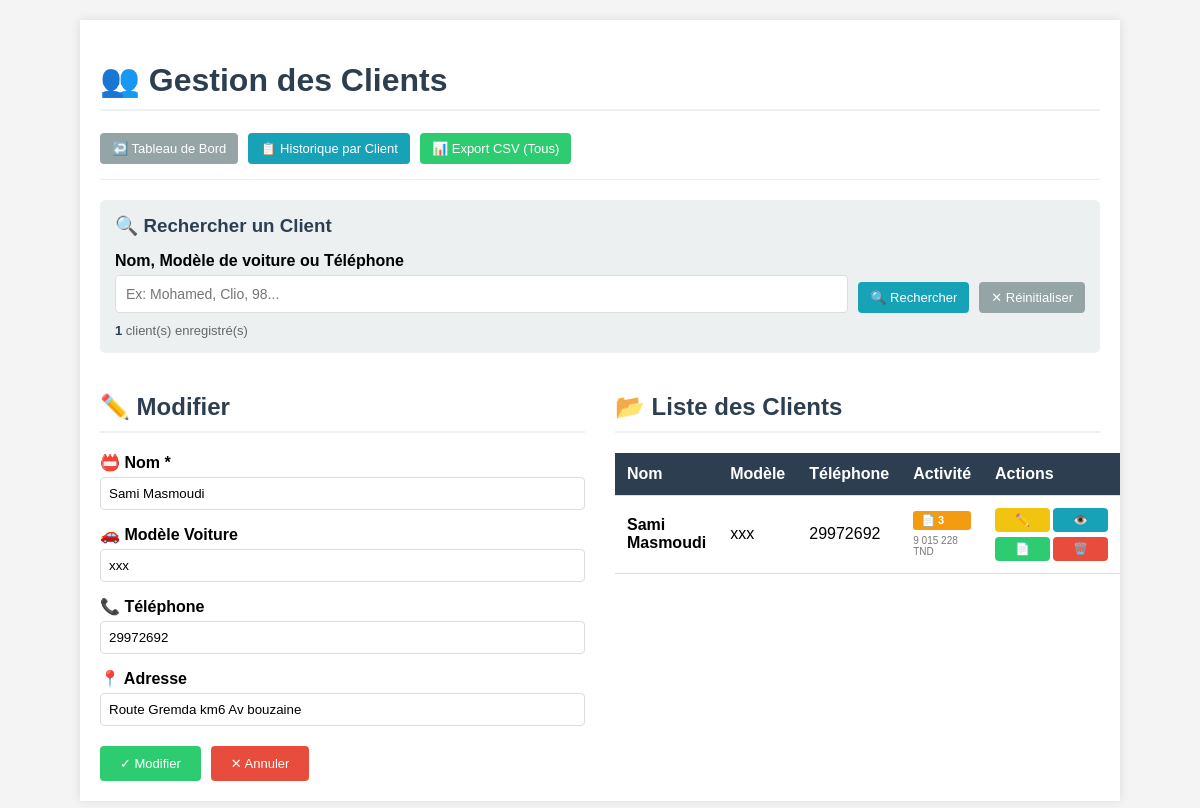
/index.php?route=clients_edit&id=1, run on the app's committed database.
### tables this page shows
CREATE TABLE IF NOT EXISTS `clients` (
  `id` int NOT NULL AUTO_INCREMENT,
  `name` varchar(100) NOT NULL,
  `car_model` varchar(100) DEFAULT NULL,
  `phone` varchar(20) DEFAULT NULL,
  `address` varchar(255) DEFAULT NULL,
  `created_at` timestamp NOT NULL DEFAULT CURRENT_TIMESTAMP,
  PRIMARY KEY (`id`)
);

### src/controllers/ClientController.php (called while the page is built, shortened)
<?php
class ClientController {
    private $model;
    public function __construct() {
        $this->model = new Client();
    }
    public function edit($id) {
        $client = $this->model->getById($id);
        $search = $_GET['search'] ?? '';
        if (!empty($search)) {
            $clients = $this->model->searchByModel($search);
        } else {
            $clients = $this->model->getAll();
        }
        include 'views/client_form.php';
    }
}

### src/models/Database.php (called while the page is built)
<?php
class Database {
    private static $instance = null;
    private $pdo;
    private function __construct() {
        try {
            $dsn = "mysql:host=" . DB_HOST . ";dbname=" . DB_NAME . ";charset=utf8mb4";
            $this->pdo = new PDO($dsn, DB_USER, DB_PASS);
            $this->pdo->setAttribute(PDO::ATTR_ERRMODE, PDO::ERRMODE_EXCEPTION);
            $this->pdo->setAttribute(PDO::ATTR_DEFAULT_FETCH_MODE, PDO::FETCH_ASSOC);
        } catch (PDOException $e) {
            die("Erreur de connexion : " . $e->getMessage());
        }
    }
    public static function getInstance() {
        if (self::$instance === null) {
            self::$instance = new self();
        }
        return self::$instance;
    }
    public function getConnection() {
        return $this->pdo;
    }
}

### src/models/Client.php (called while the page is built, shortened)
<?php
class Client {
    private $db;
    public function __construct() {
        $this->db = Database::getInstance()->getConnection();
    }
    public function getAll() {
        $stmt = $this->db->query("SELECT * FROM clients ORDER BY name ASC");
        return $stmt->fetchAll();
    }
    public function getById($id) {
        $stmt = $this->db->prepare("SELECT * FROM clients WHERE id = ?");
        $stmt->execute([$id]);
        return $stmt->fetch();
    }
    public function getInvoiceCount($id) {
        $stmt = $this->db->prepare("SELECT COUNT(*) as count FROM invoices WHERE client_id = ?");
        $stmt->execute([$id]);
        $result = $stmt->fetch();
        return $result['count'];
    }
    public function getTotalSpent($id) {
        $stmt = $this->db->prepare("SELECT SUM(total_ttc) as total FROM invoices WHERE client_id = ?");
        $stmt->execute([$id]);
        $result = $stmt->fetch();
        return $result['total'] ?? 0;
    }
}

### src/views/client_form.php (the view, shortened to what this page needs)
<!DOCTYPE html>
<html lang="fr">
<head>
</head>
<body>
    <div class="container">
        <h1>👥 Gestion des Clients</h1>
        <div class="main-actions">
            <a href="index.php?route=invoices" class="btn btn-secondary">↩️ Tableau de Bord</a>
            <a href="index.php?route=client_history" class="btn btn-info">📋 Historique par Client</a>
            <a href="exports/export_all_clients_csv.php" class="btn btn-success">📊 Export CSV (Tous)</a>
        </div>
        <div class="search-section">
            <h3 style="margin: 0 0 15px 0; color: #2c3e50;">🔍 Rechercher un Client</h3>
            <form method="GET" class="search-form">
                <div class="search-input">
                    <label for="search">Nom, Modèle de voiture ou Téléphone</label>
                    <input type="text" id="search" name="search" placeholder="Ex: Mohamed, Clio, 98..." value="<?php echo htmlspecialchars($search); ?>" autofocus>
                </div>
                <div class="search-buttons">
                    <button type="submit" class="btn btn-info">🔍 Rechercher</button>
                    <a href="index.php?route=clients_create" class="btn btn-secondary">✕ Réinitialiser</a>
                </div>
            </form>
            <div class="search-info">
                <?php if(!empty($search)): ?>
                    <strong><?php echo count($clients); ?></strong> client(s) trouvé(s) pour "<strong><?php echo htmlspecialchars($search); ?></strong>"
                    <span style="float: right;">
                        <a href="index.php?route=clients_create" style="color: #e74c3c; text-decoration: underline;">Voir tous les clients</a>
                    </span>
                <?php else: ?>
                    <strong><?php echo count($clients); ?></strong> client(s) enregistré(s)
                <?php endif; ?>
            </div>
        </div>
        <div class="form-section">
            <div class="form-panel">
                <h2><?php echo $client ? '✏️ Modifier' : '➕ Nouveau Client'; ?></h2>
                <form method="POST">
                    <div class="form-group">
                        <label>📛 Nom *</label>
                        <input type="text" name="name" value="<?php echo $client ? htmlspecialchars($client['name']) : ''; ?>" required placeholder="Nom et prénom">
                    </div>
                    <div class="form-group">
                        <label>🚗 Modèle Voiture</label>
                        <input type="text" name="car_model" value="<?php echo $client ? htmlspecialchars($client['car_model']) : ''; ?>" placeholder="Ex: Clio 4, Peugeot 308...">
                    </div>
                    <div class="form-group">
                        <label>📞 Téléphone</label>
                        <input type="text" name="phone" value="<?php echo $client ? htmlspecialchars($client['phone']) : ''; ?>" placeholder="+216 XX XXX XXX">
                    </div>
                    <div class="form-group">
                        <label>📍 Adresse</label>
                        <input type="text" name="address" value="<?php echo $client ? htmlspecialchars($client['address']) : ''; ?>" placeholder="Adresse complète">
                    </div>
                    <div class="form-actions">
                        <button type="submit" class="btn btn-success">
                            <?php echo $client ? '✓ Modifier' : '✓ Enregistrer'; ?>
                        </button>
                        <?php if($client): ?>
                            <a href="index.php?route=clients_create" class="btn btn-danger">✕ Annuler</a>
                        <?php endif; ?>
                    </div>
                </form>
            </div>
            <div class="list-panel">
                <h2>📂 Liste des Clients <?php if(!empty($search)): ?> <span style="font-size: 14px; color: #666;">(Filtrée)</span><?php endif; ?></h2>
                <table>
                    <thead>
                        <tr>
                            <th style="width: 25%;">Nom</th>
                            <th style="width: 20%;">Modèle</th>
                            <th style="width: 15%;">Téléphone</th>
                            <th style="width: 15%;">Activité</th>
                            <th style="width: 25%;">Actions</th>
                        </tr>
                    </thead>
                    <tbody>
                        <?php if(empty($clients)): ?>
                        <tr>
                            <td colspan="5" style="text-align:center; padding: 30px; color: #777;">
                                📭 Aucun client trouvé pour cette recherche
                                <br>
                                <a href="index.php?route=clients_create" class="btn btn-secondary" style="margin-top: 10px;">Voir tous les clients</a>
                            </td>
                        </tr>
                        <?php else: ?>
                            <?php foreach ($clients as $c):
                                $invoiceCount = $this->model->getInvoiceCount($c['id']);
                                $totalSpent = $this->model->getTotalSpent($c['id']);
                                $highlight = (!empty($search) && (stripos($c['name'], $search) !== false || stripos($c['car_model'] ?? '', $search) !== false || stripos($c['phone'] ?? '', $search) !== false)) ? ' class="highlight"' : '';
                            ?>
                            <tr<?php echo $highlight; ?>>
                                <td><strong><?php echo htmlspecialchars($c['name']); ?></strong></td>
                                <td><?php echo htmlspecialchars($c['car_model'] ?? '—'); ?></td>
                                <td><?php echo htmlspecialchars($c['phone'] ?? '—'); ?></td>
                                <td>
                                    <div class="stats-mini">
                                        <?php if($invoiceCount > 0): ?>
                                            <span class="stat-badge warning">📄 <?php echo $invoiceCount; ?></span>
                                            <span class="stat-total"><?php echo number_format($totalSpent, 0, ',', ' '); ?> TND</span>
                                        <?php else: ?>
                                            <span class="stat-badge success">✓ Nouveau</span>
                                        <?php endif; ?>
                                    </div>
                                </td>
                                <td>
                                    <div class="table-actions">
                                        <div class="action-group">
                                            <a href="index.php?route=clients_edit&id=<?php echo $c['id']; ?>"
                                               class="btn btn-warning"
                                               title="Modifier">✏️</a>
                                            <a href="index.php?route=client_history&client_id=<?php echo $c['id']; ?>"
                                               class="btn btn-info"
                                               title="Voir Historique">👁️</a>
                                        </div>
                                        <div class="action-group">
                                            <a href="index.php?route=invoices_create&client_id=<?php echo $c['id']; ?>"
                                               class="btn btn-success"
                                               title="Nouvelle Facture">📄</a>
                                            <a href="index.php?route=clients_delete&id=<?php echo $c['id']; ?>"
                                               class="btn btn-danger"
                                               title="Supprimer"
                                               <?php if($invoiceCount > 0): ?>
                                                   onclick="return confirm('⚠️ Ce client a <?php echo $invoiceCount; ?> facture(s).\n\nÊtes-vous sûr de vouloir le supprimer ?')"
                                               <?php else: ?>
                                                   onclick="return confirm('Supprimer ce client ?')"
                                               <?php endif; ?>
                                            >🗑️</a>
                                        </div>
                                    </div>
                                </td>
                            </tr>
                            <?php endforeach; ?>
                        <?php endif; ?>
                    </tbody>
                </table>
            </div>
        </div>
    </div>
</body>
</html>

### src/views/client_form.php (style rules this page uses)
body { font-family: Arial, sans-serif; margin: 0; padding: 20px; background: #f4f4f4; }
.container { max-width: 1000px; margin: 0 auto; background: #fff; padding: 20px; box-shadow: 0 0 10px rgba(0,0,0,0.1); }
h1, h2 { color: #2c3e50; border-bottom: 2px solid #ecf0f1; padding-bottom: 10px; }
.form-group { margin-bottom: 15px; }
label { display: block; margin-bottom: 5px; font-weight: bold; }
input { width: 100%; padding: 8px; box-sizing: border-box; border: 1px solid #ddd; border-radius: 4px; }
.btn { padding: 8px 12px; background: #3498db; color: #fff; border: none; cursor: pointer; text-decoration: none; display: inline-block; border-radius: 4px; font-size: 13px; transition: background 0.3s; }
.btn-danger { background: #e74c3c; }
.btn-warning { background: #f1c40f; color: #000; }
.btn-success { background: #2ecc71; }
.btn-info { background: #17a2b8; }
.btn-secondary { background: #95a5a6; }
.main-actions { margin-bottom: 20px; display: flex; gap: 10px; flex-wrap: wrap; padding-bottom: 15px; border-bottom: 1px solid #ecf0f1; }
.search-section { background: #ecf0f1; padding: 15px; border-radius: 5px; margin-bottom: 20px; }
.search-form { display: flex; gap: 10px; flex-wrap: wrap; align-items: flex-end; }
.search-input { flex: 1; min-width: 250px; }
.search-input input { padding: 10px; font-size: 14px; }
.search-buttons { display: flex; gap: 10px; }
.search-info { margin-top: 10px; font-size: 13px; color: #666; }
.search-info strong { color: #2c3e50; }
table { width: 100%; border-collapse: collapse; margin-top: 20px; }
th, td { padding: 12px; text-align: left; border-bottom: 1px solid #ddd; }
th { background: #2c3e50; color: #fff; }
.form-section { display: flex; gap: 30px; flex-wrap: wrap; }
.form-panel { flex: 1; min-width: 350px; }
.list-panel { flex: 1; min-width: 450px; }
.table-actions { display: flex; gap: 5px; flex-wrap: wrap; }
.table-actions .btn { padding: 5px 10px; font-size: 12px; min-width: 35px; text-align: center; }
.action-group { display: flex; gap: 3px; }
.stats-mini { display: flex; flex-direction: column; gap: 5px; font-size: 11px; }
.stat-badge { display: inline-block; padding: 3px 8px; border-radius: 3px; font-weight: bold; font-size: 11px; }
.stat-badge.warning { background: #f39c12; color: #fff; }
.stat-total { color: #777; font-size: 10px; }
.form-actions { display: flex; gap: 10px; margin-top: 20px; }
.form-actions .btn { padding: 10px 20px; }

### data on the page
clients: name "Sami Masmoudi", car_model "xxx", phone "29972692", address "Route Gremda km6 Av bouzaine", invoiceCount "3", totalSpent "9 015 228"

### other printed values
count($clients) "1"
